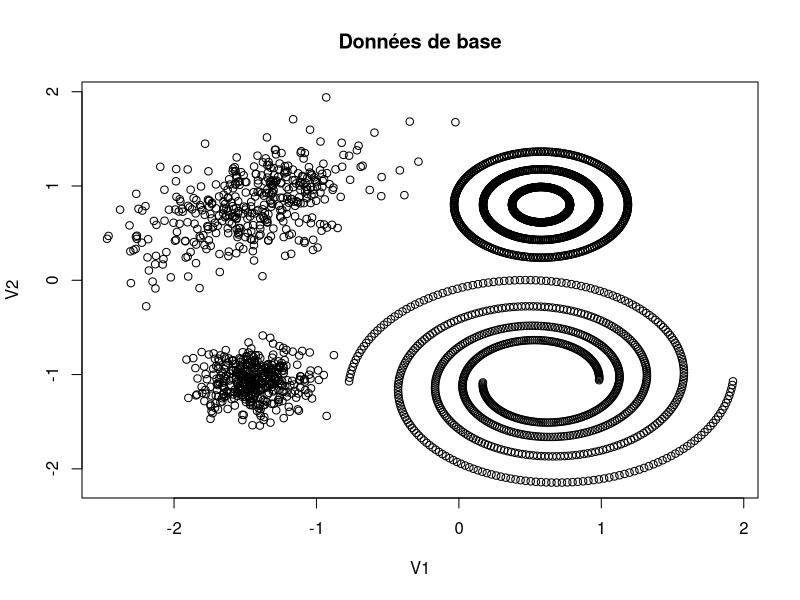
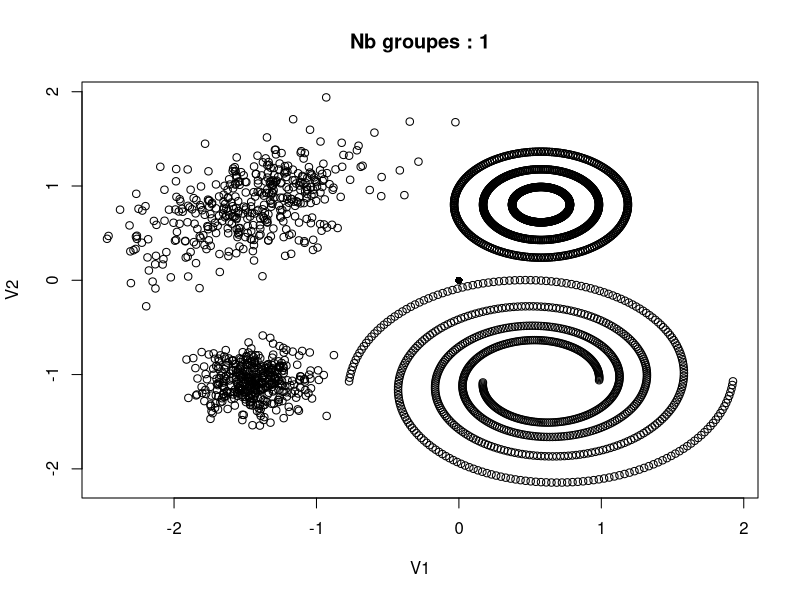
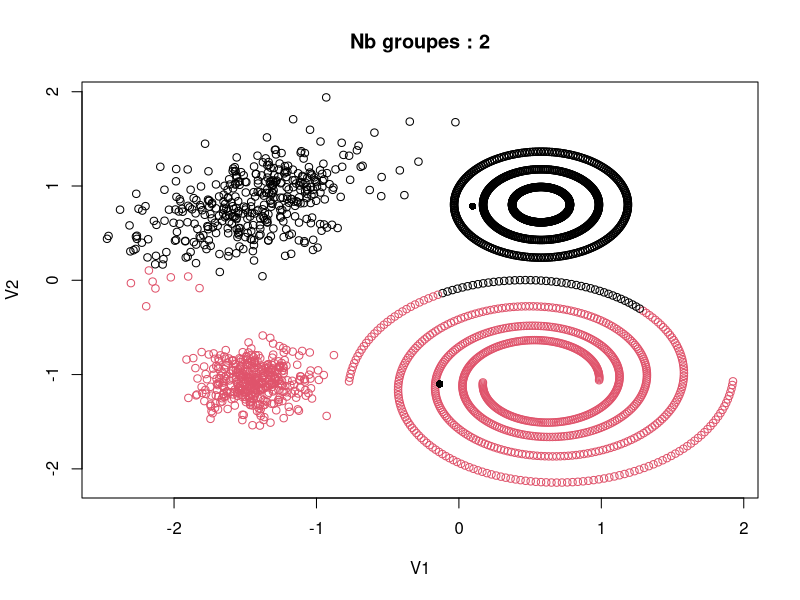
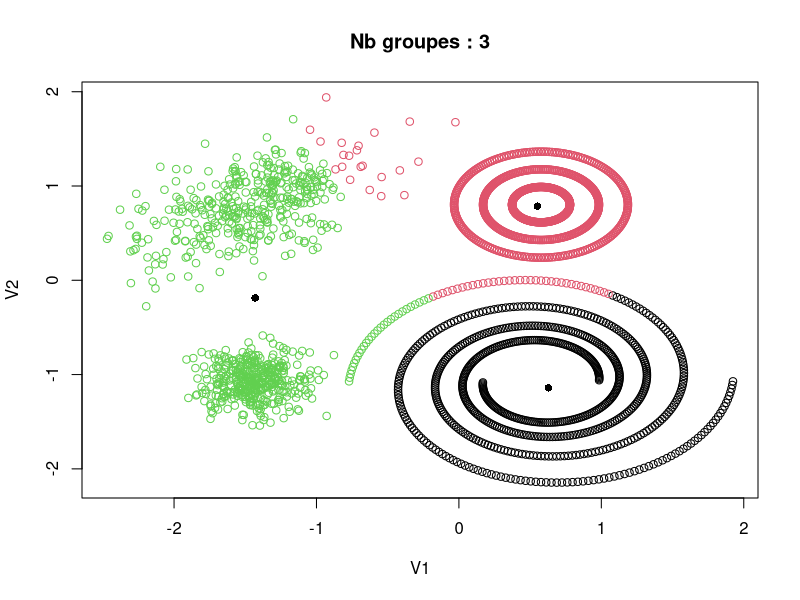
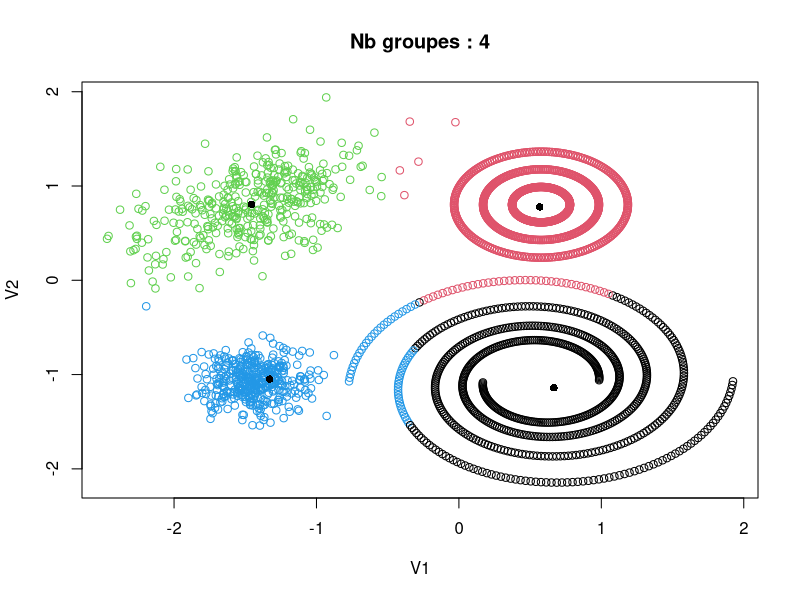
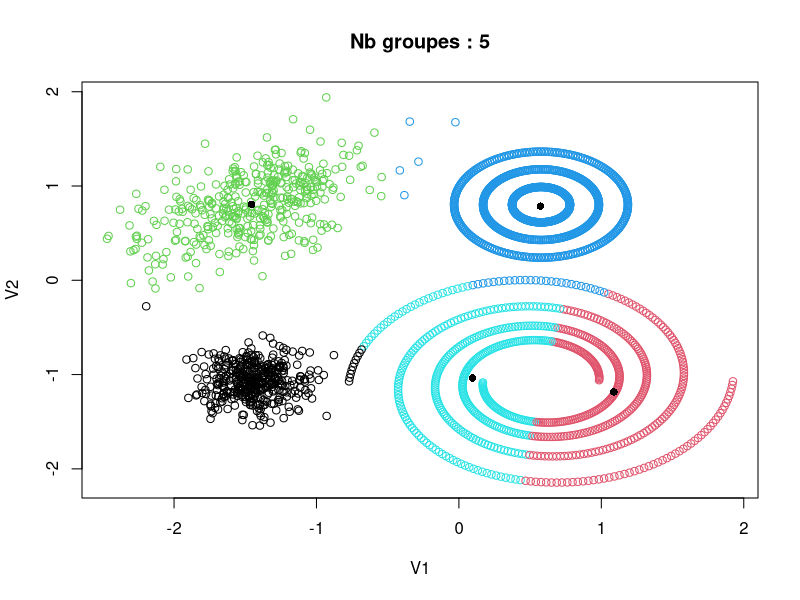
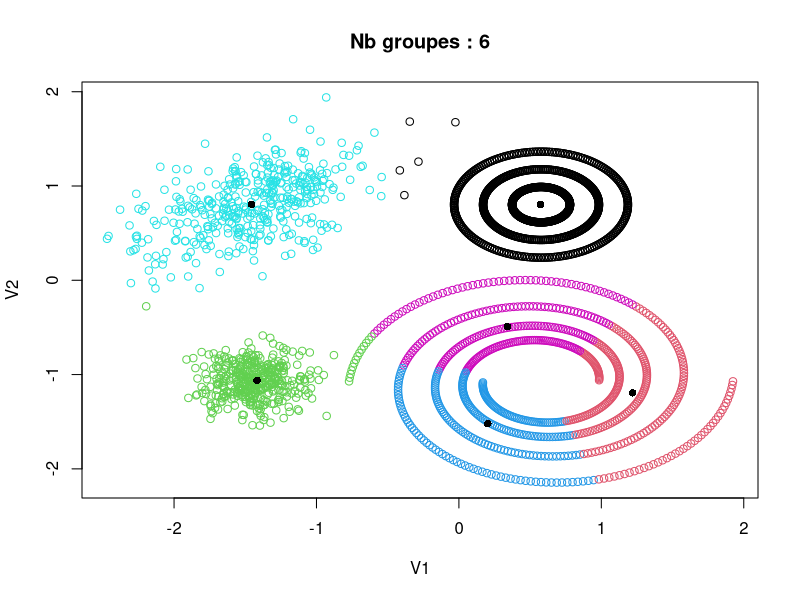
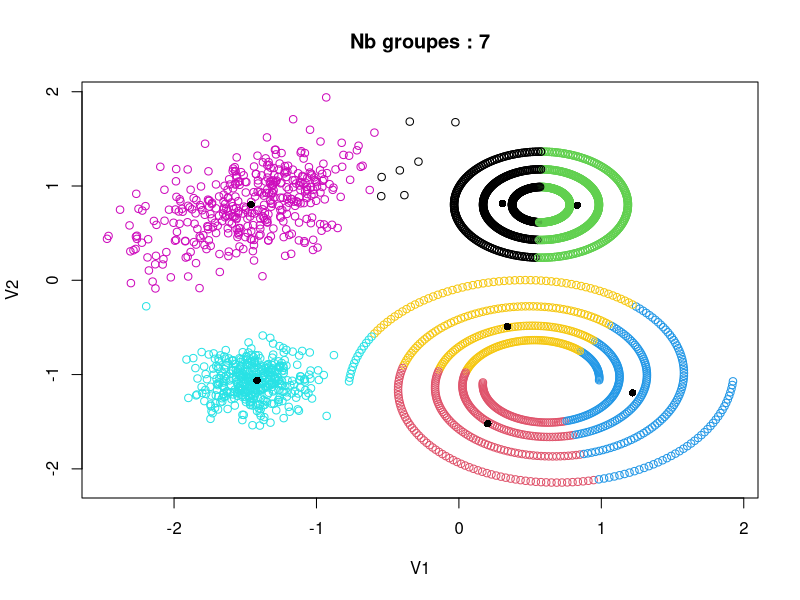

Generate these figures, in order, with R: (Note: this script raises an error after producing the figures.)




setwd("C:/Users/cepe-s4-03/Desktop/greg/CLASSIF/DONNEES")

nbC <- 40
table <- read.table("donclassif.txt", sep = ";", header = TRUE)
part <- data.frame(x = seq(1,nbC))

table$V1 <- scale(table$V1)
table$V2 <- scale(table$V2)

plot(table, main = "Données de base")


set.seed(1234)

for (ii in seq(1:nbC)){
  km <- kmeans(table, centers = ii, nstart = 100)
  part[ii,"btw"]=round(km$betweenss,0.1)
  part[ii,"tot.withing"]=km$tot.withinss
  part[ii,"tot"]=km$totss
  part[ii,"eq. R2"]=sum(km$withinss)/km$totss*100
  plot(table, col=km$cluster, main = paste("Nb groupes : ", ii, sep = ""))
  points(km$centers, pch = 16)
}

part


tmp <- kmeans(table, centers= 5000)
dontmp <- tmp$centers
dibL <- dist(dontmp)

cah <- hclust(dist(dibL), method="average")
plot(cah)

plot(sort(cah$height,dec=T),type="h")
plot(sort(cah$height,dec=T)[1:20],type="h")

#gpcah <- cutree(cah,h=0.15)
gpa <- cutree(cah,k=4)

clid <- gpa[tmp$cluster]
plot(don, col = clid)


plot(table, col = gpcah)
table(gpcah)



cah <- hclust(dist(table), method="complete")
plot(cah)

plot(sort(cah$height,dec=T)[1:20],type="h")

gpcah <- cutree(cah,k=4)

plot(table, col = gpcah)
table(gpcah)




cah <- hclust(dist(table), method="average")
plot(cah)

plot(sort(cah$height,dec=T)[1:20],type="h")

gpcah <- cutree(cah,k=4)

plot(table, col = gpcah)
table(gpcah)


cah <- hclust(dist(table), method="ward.D2")
plot(cah)

plot(sort(cah$height,dec=T)[1:20],type="h")

gpcah <- cutree(cah,k=4)

plot(table, col = gpcah)
table(gpcah)



